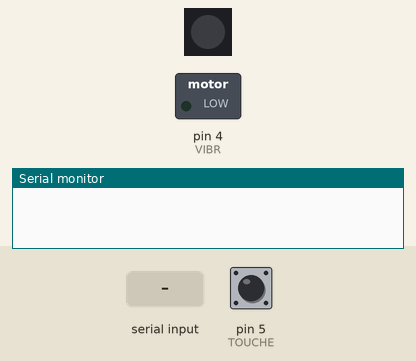
The sketch below on a simulated Arduino Uno, built with avr-gcc and run on an emulated ATmega328P. Parts: 1 RGB LEDs in strip order, left to right, switched loads named in the sketch (green lamp = pin HIGH), the last lines printed to the serial monitor. Inputs (shaded band) come from the test bench; at power-on: pin 5 (TOUCHE) LOW.

Above: at 1.2 s.
1.3 s: "1" received over Serial
At 1.4 s:
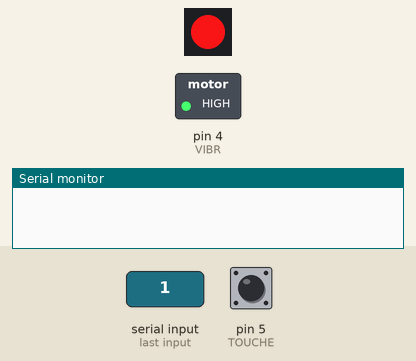
4.3 s: pin 5 (TOUCHE) pulled HIGH for 1 s
At 5.24 s:
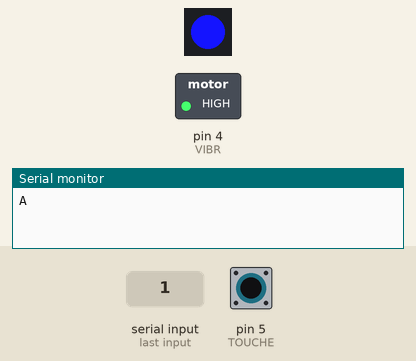
6.8 s: "0" received over Serial
At 8.2 s:
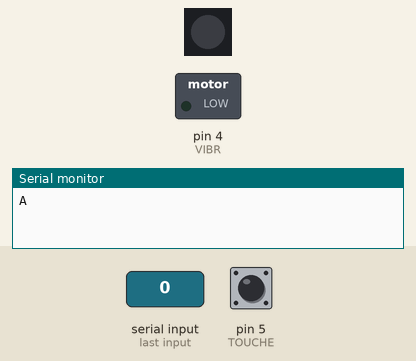
9.8 s: "2" received over Serial
At 10.1 s:
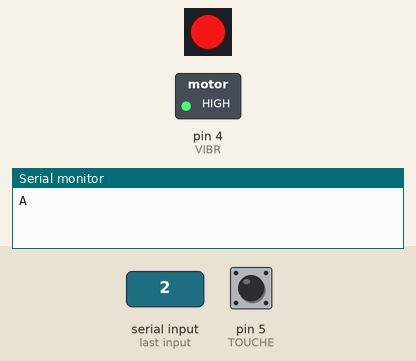
Timing chart, 0 to 13.7 s (numbered marks = the images above; inputs shaded):
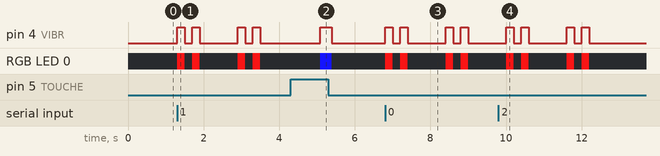

The sketch:

main_bluno.ino
```cpp
#include <SoftwareSerial.h>
#include <Adafruit_NeoPixel.h>         // Include Adafruit NeoPixel library

#define PIN            3               // LED on digital pin 6
#define NUMLEDS        1               // Use total of 1 LED

int VIBR = 4;
int TOUCHE = 5;

// Create 'leds' object to drive LEDs
Adafruit_NeoPixel leds = Adafruit_NeoPixel(NUMLEDS, PIN, NEO_GRB + NEO_KHZ800);

int time = 0;
bool canLight = true;

void setup() {
  Serial.begin(115200);

  pinMode(VIBR, OUTPUT);
  pinMode(TOUCHE, INPUT);

  leds.begin();                       // Initialize 'leds' object

  //Make sure LED is off to demonstrate start of sketch
  leds.setPixelColor(0, leds.Color(0, 0, 0));  // Turn off LED
  leds.show();                        // Set new value
}

void loop() {

  // while there is data coming in, read it
  // and send to the hardware serial port:
  if (Serial.read() > 0) {
    gotEmotionAndFeedBack();
  }

  if(digitalRead(TOUCHE) == HIGH && canLight)
  {
    if(time>=0 && time<200000){
      time=time+1;
    }else{
      sendEmotionAndFeedBack();
      time = 0;
      canLight = false;
    }
  }else if(digitalRead(TOUCHE) == LOW){
    canLight = true;
    time = 0;
  }
}

void sendEmotionAndFeedBack() {
  Serial.write("A");  // J'envoie l'emotion
  showColorWithRGB(20,20,255);
  digitalWrite(VIBR, HIGH);
  delay(300);
  digitalWrite(VIBR, LOW);
  powerOffLed();
}

void gotEmotionAndFeedBack() {
  showColorWithRGB(235,20,20);
  digitalWrite(VIBR, HIGH);
  delay(200);
  powerOffLed();
  digitalWrite(VIBR, LOW);
  delay(200);
  showColorWithRGB(235,20,20);
  digitalWrite(VIBR, HIGH);
  delay(200);
  powerOffLed();
  digitalWrite(VIBR, LOW);
  delay(1000);
  showColorWithRGB(235,20,20);
  digitalWrite(VIBR, HIGH);
  delay(200);
  powerOffLed();
  digitalWrite(VIBR, LOW);
  delay(200);
  showColorWithRGB(235,20,20);
  digitalWrite(VIBR, HIGH);
  delay(200);
  powerOffLed();
  digitalWrite(VIBR, LOW);
  delay(1000);
}

void showColorWithRGB(int redVal, int grnVal, int bluVal) {
  // Write current values to LED pins
  leds.setPixelColor(0, leds.Color(redVal, grnVal, bluVal));
  leds.show();
}

void powerOffLed() {
  leds.setPixelColor(0, leds.Color(0, 0, 0));  // Turn off LED
  leds.show();                        // Set new value
}
```

Measured:
- after the input at 1.3 s, pin 4 (VIBR): LOW → HIGH at once, → LOW 0.20 s later, → HIGH 0.20 s later, → LOW 0.20 s later, … (8 changes in this stretch); RGB LED 0: off → RGB(235, 20, 20) at once, → off 0.20 s later, → RGB(235, 20, 20) 0.20 s later, → off 0.20 s later, … (8 changes in this stretch)
- after the input at 4.3 s, pin 4 (VIBR): LOW → HIGH after 0.79 s, → LOW 0.30 s later; RGB LED 0: off → RGB(20, 20, 255) after 0.79 s, → off 0.30 s later
- after the input at 6.8 s, pin 4 (VIBR): LOW → HIGH at once, → LOW 0.20 s later, → HIGH 0.20 s later, → LOW 0.20 s later, … (8 changes in this stretch); RGB LED 0: off → RGB(235, 20, 20) at once, → off 0.20 s later, → RGB(235, 20, 20) 0.20 s later, → off 0.20 s later, … (8 changes in this stretch)
- after the input at 9.8 s, pin 4 (VIBR): LOW → HIGH after 0.20 s, → LOW 0.20 s later, → HIGH 0.20 s later, → LOW 0.20 s later, … (8 changes in this stretch); RGB LED 0: off → RGB(235, 20, 20) after 0.20 s, → off 0.20 s later, → RGB(235, 20, 20) 0.20 s later, → off 0.20 s later, … (8 changes in this stretch)
